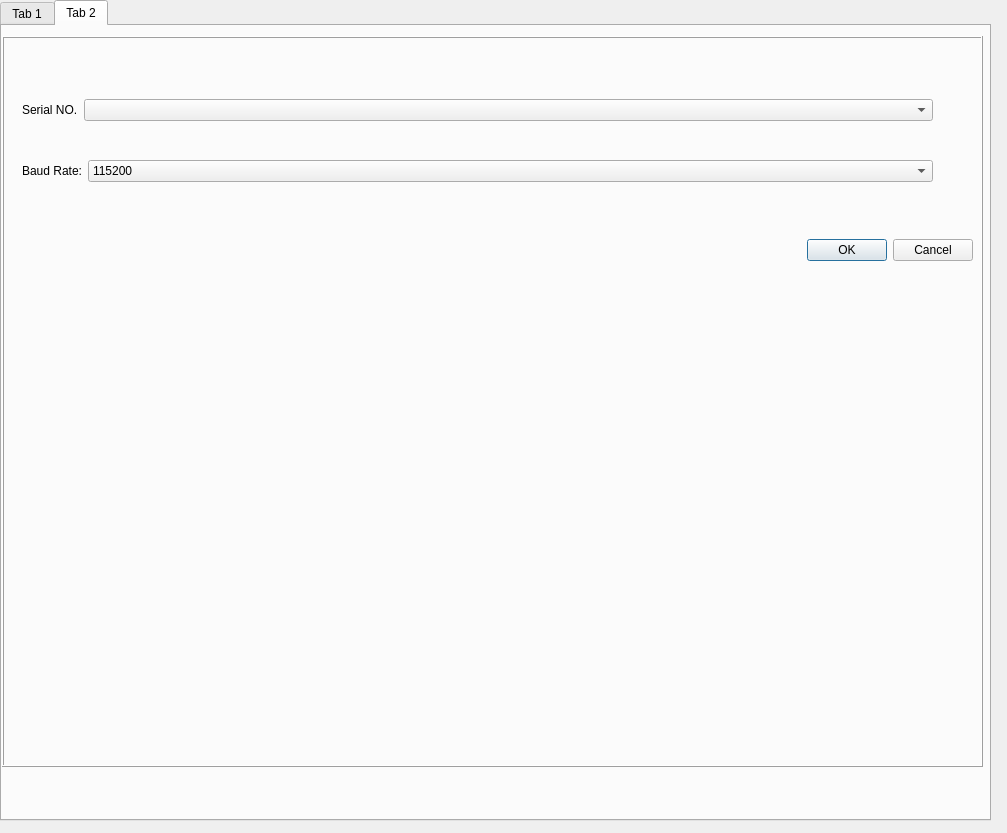
<?xml version="1.0" encoding="UTF-8"?>
<ui version="4.0">
 <class>Form2</class>
 <widget class="QWidget" name="Form2">
  <property name="geometry">
   <rect>
    <x>0</x>
    <y>0</y>
    <width>1007</width>
    <height>833</height>
   </rect>
  </property>
  <property name="windowTitle">
   <string>Form</string>
  </property>
  <widget class="QTabWidget" name="tabWidget">
   <property name="geometry">
    <rect>
     <x>0</x>
     <y>0</y>
     <width>991</width>
     <height>821</height>
    </rect>
   </property>
   <property name="currentIndex">
    <number>1</number>
   </property>
   <widget class="QWidget" name="tab">
    <attribute name="title">
     <string>Tab 1</string>
    </attribute>
    <widget class="QTreeView" name="treeView">
     <property name="geometry">
      <rect>
       <x>10</x>
       <y>10</y>
       <width>311</width>
       <height>781</height>
      </rect>
     </property>
    </widget>
    <widget class="QPushButton" name="pushButton">
     <property name="geometry">
      <rect>
       <x>330</x>
       <y>10</y>
       <width>651</width>
       <height>61</height>
      </rect>
     </property>
     <property name="text">
      <string>执行</string>
     </property>
    </widget>
    <widget class="QTextEdit" name="textEdit">
     <property name="geometry">
      <rect>
       <x>330</x>
       <y>80</y>
       <width>651</width>
       <height>711</height>
      </rect>
     </property>
     <property name="readOnly">
      <bool>true</bool>
     </property>
    </widget>
   </widget>
   <widget class="QWidget" name="tab_2">
    <attribute name="title">
     <string>Tab 2</string>
    </attribute>
    <widget class="QFrame" name="frame">
     <property name="geometry">
      <rect>
       <x>0</x>
       <y>10</y>
       <width>981</width>
       <height>731</height>
      </rect>
     </property>
     <property name="frameShape">
      <enum>QFrame::Box</enum>
     </property>
     <property name="frameShadow">
      <enum>QFrame::Raised</enum>
     </property>
     <widget class="QWidget" name="layoutWidget">
      <property name="geometry">
       <rect>
        <x>20</x>
        <y>30</y>
        <width>951</width>
        <height>151</height>
       </rect>
      </property>
      <layout class="QVBoxLayout" name="verticalLayout">
       <item>
        <layout class="QHBoxLayout" name="horizontalLayout_3" stretch="0,1,0">
         <item>
          <widget class="QLabel" name="label">
           <property name="text">
            <string>Serial NO.</string>
           </property>
          </widget>
         </item>
         <item>
          <widget class="QComboBox" name="serial_num_comboBox"/>
         </item>
         <item>
          <spacer name="horizontalSpacer">
           <property name="orientation">
            <enum>Qt::Horizontal</enum>
           </property>
           <property name="sizeHint" stdset="0">
            <size>
             <width>40</width>
             <height>20</height>
            </size>
           </property>
          </spacer>
         </item>
        </layout>
       </item>
       <item>
        <layout class="QHBoxLayout" name="horizontalLayout_4" stretch="0,1,0">
         <item>
          <widget class="QLabel" name="label_2">
           <property name="text">
            <string>Baud Rate:</string>
           </property>
          </widget>
         </item>
         <item>
          <widget class="QComboBox" name="rate_comboBox">
           <item>
            <property name="text">
             <string>115200</string>
            </property>
           </item>
           <item>
            <property name="text">
             <string>57600</string>
            </property>
           </item>
           <item>
            <property name="text">
             <string>56000</string>
            </property>
           </item>
           <item>
            <property name="text">
             <string>38400</string>
            </property>
           </item>
           <item>
            <property name="text">
             <string>19200</string>
            </property>
           </item>
           <item>
            <property name="text">
             <string>14400</string>
            </property>
           </item>
           <item>
            <property name="text">
             <string>9600</string>
            </property>
           </item>
           <item>
            <property name="text">
             <string>4800</string>
            </property>
           </item>
          </widget>
         </item>
         <item>
          <spacer name="horizontalSpacer_2">
           <property name="orientation">
            <enum>Qt::Horizontal</enum>
           </property>
           <property name="sizeHint" stdset="0">
            <size>
             <width>40</width>
             <height>20</height>
            </size>
           </property>
          </spacer>
         </item>
        </layout>
       </item>
      </layout>
     </widget>
     <widget class="QDialogButtonBox" name="buttonBox">
      <property name="geometry">
       <rect>
        <x>770</x>
        <y>200</y>
        <width>201</width>
        <height>28</height>
       </rect>
      </property>
      <property name="standardButtons">
       <set>QDialogButtonBox::Cancel|QDialogButtonBox::Ok</set>
      </property>
     </widget>
    </widget>
   </widget>
  </widget>
 </widget>
 <resources/>
 <connections/>
</ui>
